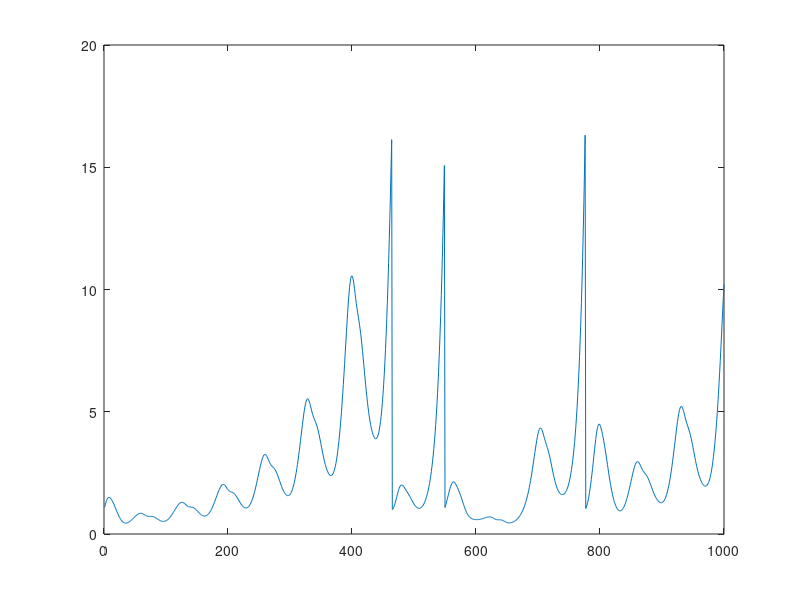

This chart was generated by the following MATLAB code:
function init
% initialize primal solution u

% variables
global T0 T1 dt m RK n

%%%%% mesh data
sigma = 10; 
beta = 8/3;
r = 28.0; % rayleigh number
z0 = 0.0; % z0
s = [sigma beta r z0];
n = 3; % number of nodes -> s and n -> mesh.dat

%%%%%

T0 = 40; % Run up time
T1 = 10; % run time
dt = 0.01; % time step size
m = round(T1/dt); % number of time step
% coefficients for dual consistant order 3 Runge kutta
RK =  [1/2, 0, 0; -1/6, 1./3, 0; 0, -2/3, 1]; 

fid = fopen('mesh.dat','w');
fprintf(fid,'%f %f %f %f %d %f %f\n',sigma,beta,r,z0,n,dt,T1);
fclose(fid);


% intial condition
u0 = zeros([1,n]); %1*(rand([1,n])- 0.5);
u0(1) = 0.01;
u0(2) = 0.01;

% run from initial condition to T0
u0 = spinup(u0,s);

% compute primal, save to disk
primal(u0,s);

end

function du = ddt(u,s)
% compute time derivative of u
sigma = s(1);
beta = s(2);
r = s(3);
z0 = s(4);

du(1) = sigma*(u(2) - u(1));
du(2) = u(1)*(r - u(3) + z0) - u(2);
du(3) = u(1)*u(2) - beta*(u(3) - z0);

end

function u1 = timeStep(u0,s)
% make one time step with a 3rd order, dual consistant RK scheme (See Shan
% Yang's thesis)
global RK dt

dudt0 = ddt(u0,s);
u1 = u0 + dt*RK(1,1)*dudt0;
dudt1 = ddt(u1,s);
u1 = u1 + dt*RK(2,1)*dudt0;
u1 = u1 + dt*RK(2,2)*dudt1;
dudt2 = ddt(u1,s);
u1 = u1 + dt*RK(3,2)*dudt1;
u1 = u1 + dt*RK(3,3)*dudt2;

end



function u = spinup(u0,s)
% run solution up to time T0
global T0 dt

m0 = round(T0/dt);

u = u0;
for i = 1:m0
    u = timeStep(u,s);
end

end

function primal(u0,s)
% solve for u and store to primal.dat
global m n dt


fid_u = fopen('primal1.dat','w');
fid_t = fopen('timeChk.dat','w');
% fid_v = fopen('tangent.dat','w');

u = u0;
eps = 1E-60;

% write initial conditions to file
v = ones(size(u0))/norm(ones(size(u0)));
v = imag(timeStep(u + 1i*eps * v, s)) / eps;

for j = 1:n-1
    fprintf(fid_u,'%32.24f ',u(j));
end
fprintf(fid_u,'%32.24f\n',u(n));

% initialize primal solver
i0 = 0;
k = 1;
Jbar = 0;
nrms = [];

% cutOffRatio gives the maximum ratio between the norm of the tangent and 
% primal solutions in each time chunk.    

cutOffRatio = 15; 

% step in time, write solution to file
for i = 1:m
    % determine time chunk length 
    nrms = [nrms; norm(v)];
    
    % end current time segment, start new one if cutOffRatio is exceeded.  
    if norm(v) > cutOffRatio 
        fprintf(fid_t,'%d %f\n',i-i0,(i-i0)*dt);

        i0 = i-1;
        k = k + 1;
        v = ones(size(u0))/norm(ones(size(u0)));
        fclose(fid_u);
        fid_u = fopen(['primal' num2str(k) '.dat'],'w');  
            % store primal on disk
            for j = 1:n-1
            fprintf(fid_u,'%32.24f ',u(j));
            % fprintf(fid_v,'%f ',v(j));

            end
            fprintf(fid_u,'%32.24f\n',u(n));
            % fprintf(fid_v,'%f\n',v(n));
    end    
    
    % step forward in time
    u = timeStep(u,s);
    
    v = imag(timeStep(u + 1i*eps * v, s)) / eps;
        
    % save primal to disk
    for j = 1:n-1
    fprintf(fid_u,'%32.24f ',u(j));
    end
    fprintf(fid_u,'%32.24f\n',u(n));
    
    % update objective function average
    Jbar = Jbar + (1/m)*obj(u);
end

% store info on final time chunk
fprintf(fid_t,'%d %f\n',m-i0+1,(m-i0)*dt);


fid_J = fopen('Jbar.dat','w');
fprintf(fid_J,'%32.24f\n',Jbar);
fclose(fid_J);

fclose(fid_u);
fclose(fid_t);

plot(nrms)

end

function J = obj(u)
% objective function as a function of the primal solution
    J = u(:,3);
end
